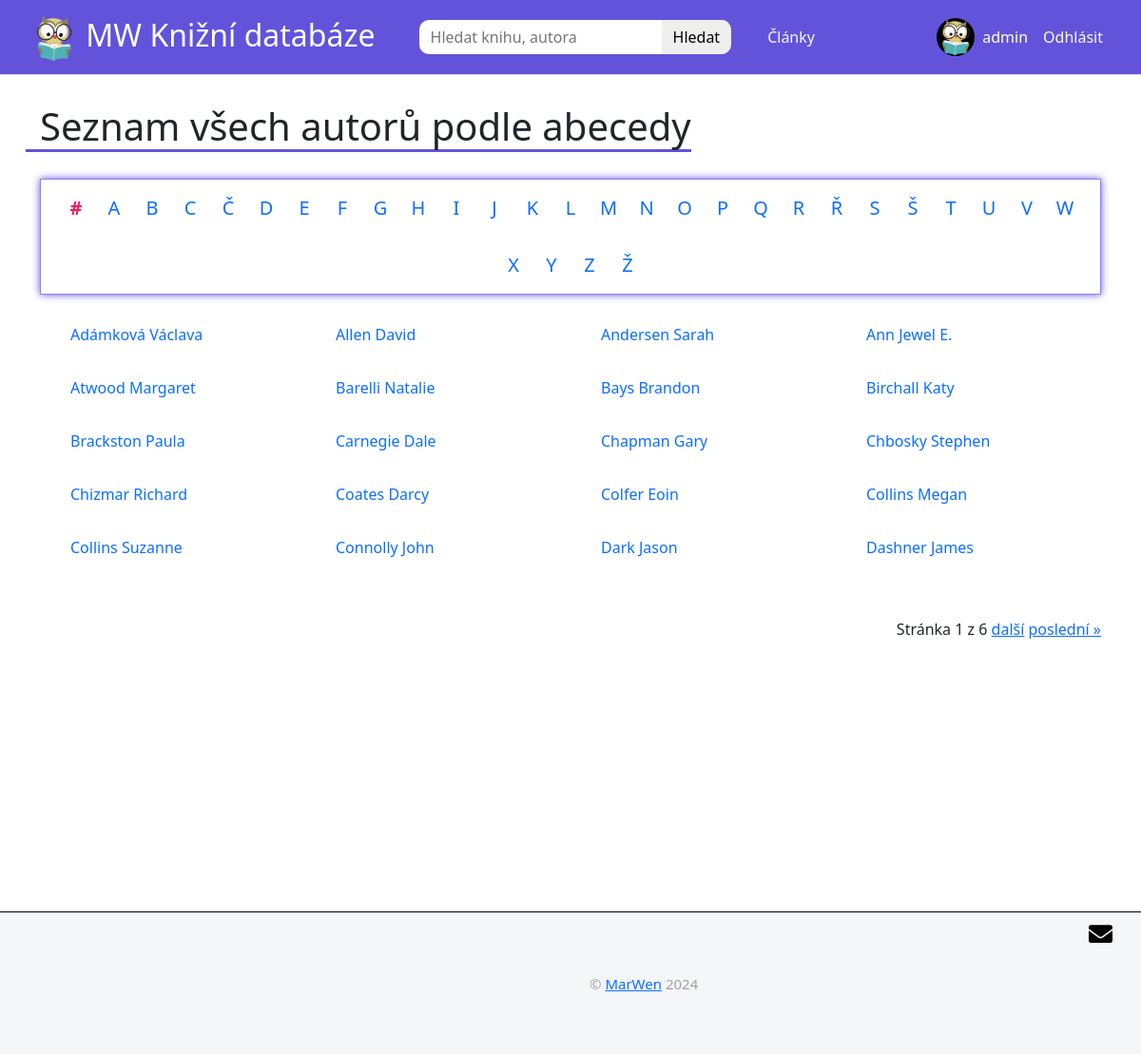
The app's page /vsichni-autori/ (signed in), older data.
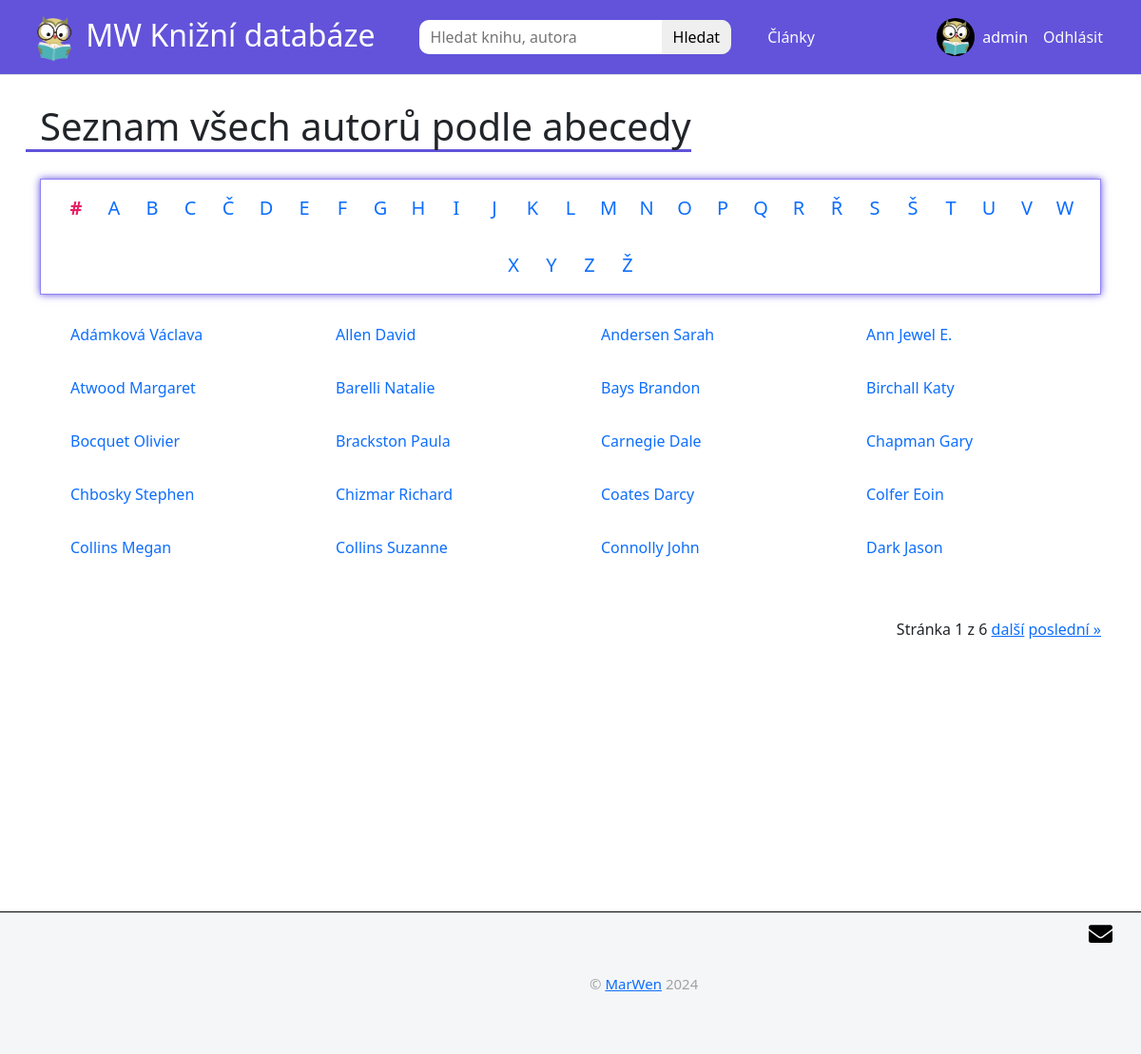
The same page, newer data.
### knihy/models.py (models this page shows, shortened)
class Author(models.Model):
    first_name = models.CharField(max_length=50, default="")
    last_name = models.CharField(max_length=50, null=True, blank=True)
    slug = models.SlugField(max_length=50, null=True, blank=True)
    class Meta:
        ordering = ["last_name"]

### knihy/views.py (the view)
# urls.py: path("vsichni-autori/", AllAuthorsView.as_view(), name="vsichni-autori"),
class AllAuthorsView(ListView):
    model = Author
    template_name = "vsichni-autori.html"
    paginate_by = 20
    def get_queryset(self):
        return Author.objects.order_by("last_name")
    def get_context_data(self, **kwargs):
        context = super().get_context_data(**kwargs)
        all_authors = self.get_queryset()
        paginator = Paginator(all_authors, self.paginate_by)
        page = self.request.GET.get('page')
        try:
            context["all_authors"] = paginator.page(page)
        except PageNotAnInteger:
            context["all_authors"] = paginator.page(1)
        except EmptyPage:
            context["all_authors"] = paginator.page(paginator.num_pages)
        return context

### knihy/templates/vsichni-autori.html (shortened to what this page needs)
{% extends "base.html" %}
{% block content %}
<h1>Seznam všech autorů podle abecedy</h1>
<div class="abeceda-autoru">
    <ul>
        <li>
            <a href="{% url 'vsichni-autori' %}" class="active">#</a>
        </li>
        {% for char in 'ABCČDEFGHIJKLMNOPQRŘSŠTUVWXYZŽ' %}
        <li>
            <a href="{% url 'vsichni-autori-abecedne' char %}">{{ char }}</a>
        </li>
        {% endfor %}
    </ul>
</div>
<div class="abc-authors">
    {% for author in all_authors %}
    <ul>
        <li>
            <a href="{% url 'detail-autora' author.slug %}">
                <p>{{ author.last_name }} {{ author.first_name }}</p>
            </a>
        </li>
    </ul>
    {% endfor %}
</div>
<div class="pagination">
    <span class="step-links">
        <span class="current">
            Stránka {{ all_authors.number }} z {{ all_authors.paginator.num_pages }}
        </span>
        {% if all_authors.has_next %}
            <a href="?page={{ all_authors.next_page_number }}">další</a>
            <a href="?page={{ all_authors.paginator.num_pages }}">poslední &raquo;</a>
        {% endif %}
    </span>
</div>
{% endblock %}

Row changes from the older to the newer data that the page shows:
no longer on this page (row unchanged): Author: last_name "Dashner", first_name "James"
added Author: last_name "Bocquet", first_name "Olivier"
